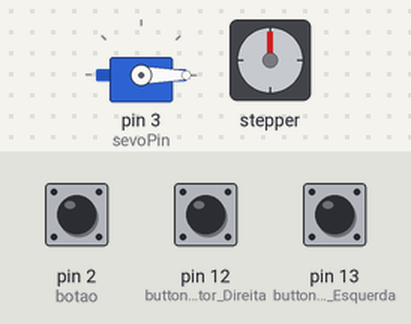
The sketch below on a simulated Arduino Uno, built with avr-gcc and run on an emulated ATmega328P. On the bench: servo, stepper motor. The test bench sets the inputs (shaded band); at power-on: pin 2 (botao) LOW, pin 12 (buttonState_motor_Direita) LOW, pin 13 (buttonState_motor_Esquerda) LOW. Stepper angles assume 200 steps per turn; what the sketch prints to the serial monitor is not drawn.

Above: at 1.2 s.
1.3 s: pin 2 (botao) pulled HIGH for 0.15 s
3.3 s: pin 12 (buttonState_motor_Direita) pulled HIGH for 0.15 s
At 3.45 s:
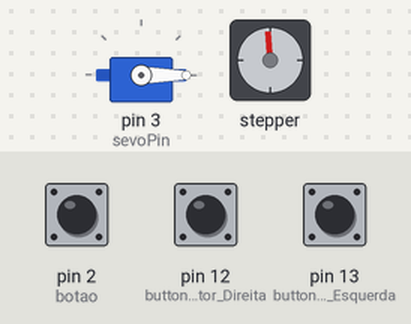
6.3 s: pin 13 (buttonState_motor_Esquerda) pulled HIGH for 3.2 s
At 6.45 s:
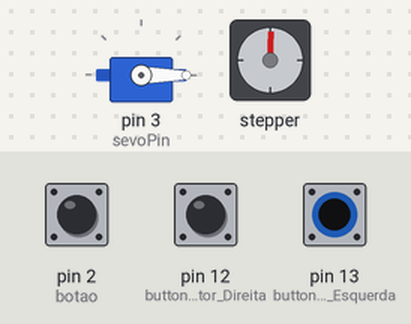
11.0 s: pin 12 (buttonState_motor_Direita) pulled HIGH for 1 s
At 11.45 s:
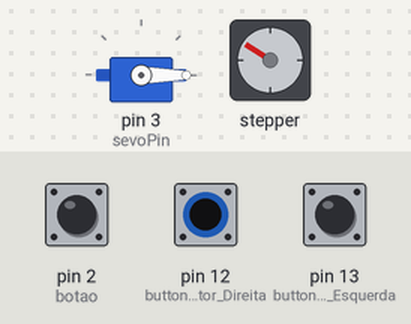
14.3 s: pin 13 (buttonState_motor_Esquerda) pulled HIGH for 0.15 s
At 14.75 s:
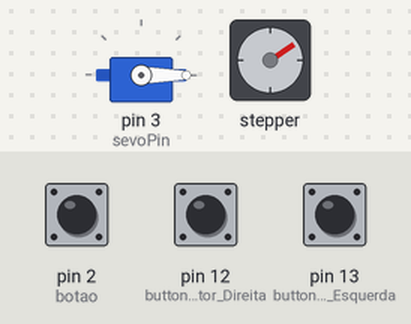
17.4 s: pin 2 (botao) driven HIGH and pin 12 (buttonState_motor_Direita) driven HIGH
At 18.4 s:
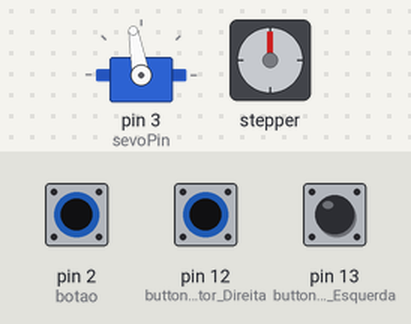
Timing chart, 0 to 67.9 s (numbered marks = the images above; inputs shaded):
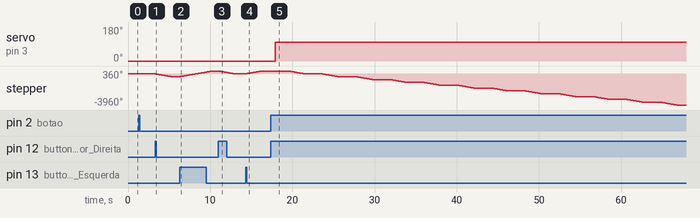

The sketch:

supremo.ino
```cpp
//declaração de variaveis
#include <Servo.h>

#include <Stepper.h>   //biblioteca para controle de motor de passo
#define botao 2
#define base_transistor 4
int cont = 0;

int buttonState_Motor = 0;
int buttonState_motor_Escolha = 2 ;
int buttonState_motor_Esquerda = 13;
int buttonState_motor_Direita = 12;
//servo motor
Servo servomotor; // Cria objeto para controlar o servo
int Abertura = 100;
int Fechamento = 0;
int UltimoEstado = 0;
int sevoPin = 3; // Especifica o pino usado para controlar o servo
int readPin_D = 12;// Variável para armazenar o valor lido do potenciometro
int readPin_L = 13;

//motor dc
int buttonState_Motordc = 0;

// --- Mapeamento de Hardware motor de passo---
#define   in1   8      //entrada 1 do ULN2003
#define   in2   9      //entrada 2 do ULN2003
#define   in3  10      //entrada 3 do ULN2003
#define   in4  11      //entrada 4 do ULN2003

// ========================================================================================================
// --- Constantes Auxiliares ---
const int stepsPerRevolution = 200;  // change this to fit the number of steps per revolution

// --- Declaração de Objetos ---
Stepper myStepper(stepsPerRevolution, in1,in3,in2,in4);


void setup() {
  pinMode(botao,INPUT_PULLUP);
 ///servo
  pinMode(readPin_L, INPUT);
  pinMode(readPin_D, INPUT);
  pinMode(buttonState_motor_Escolha, INPUT);
  Serial.begin(9600);
  servomotor.attach(sevoPin); // Associa o pino 7 ao objeto servomotor
  servomotor.write(Fechamento); // Inicia servomotor na posição zero

  //motor de passo
  // setar a velocidade a 60 rpm:
  myStepper.setSpeed(30);


}

void loop() {

// condição do botão de seleção
if (digitalRead(botao)== HIGH) {
      delay(500);
      cont++;
      Serial.print(cont);

if (cont>3){
  cont=0;
  }
}
//motor de passo
  if (cont==1){
    //se botão pressionado escolhe a direção direita e esquerda
    if (digitalRead(buttonState_motor_Esquerda) == HIGH ) {
         myStepper.step(stepsPerRevolution);
         //delay(500);
}
    else if (digitalRead(buttonState_motor_Direita)== HIGH) {
        myStepper.step(-stepsPerRevolution);
         // delay(500);
}
    }
  // servo motor
if (cont==2){
  //se botão pressionado escolhe a direção direita e esquerda
  if (digitalRead(readPin_D) == HIGH && UltimoEstado == 0){
    servomotor.write(Abertura);
    UltimoEstado = 1;
   // delay(100);
  }else if (digitalRead(readPin_L) == HIGH && UltimoEstado == 1){
    servomotor.write(Fechamento);
    UltimoEstado = 0;
  //  delay(100);
}
}
//motor dc
if (cont==3){
    buttonState_Motordc = digitalRead(12);

  //se botão pressionado escolhe a direção
  if (buttonState_Motordc == HIGH) {
    // turn LED on
    digitalWrite(base_transistor, HIGH);
    delay(100);
  } else {
    // turn LED off
    digitalWrite(base_transistor, LOW);

  }
}
}
```

Measured:
- after the input at 1.3 s, every drawn part: stays the same
- after the input at 3.3 s, stepper: turns 360° counter-clockwise in 2.0 s, starting at once
- after the input at 6.3 s, stepper: turns 720° clockwise in 4.0 s, starting at once
- after the input at 11.0 s, stepper: turns 360° counter-clockwise in 2.0 s, starting at once
- after the input at 14.3 s, stepper: turns 360° clockwise in 2.0 s, starting at once
- after the input at 17.4 s, servo on pin 3 (sevoPin): 0° → 100° after 0.50 s; stepper: turns 360° counter-clockwise in 2.0 s, repeating every 4.1 s
